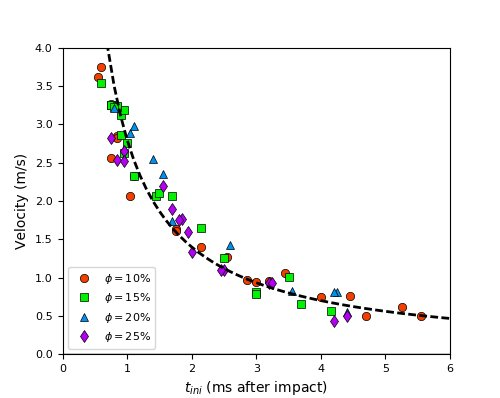
#> input picture testgrabit.jpg, 500 x 398 px
$ python example_grabit.py
#> lines starting #> are read from the running program, lines starting #| are printed output that depends on the picture; after the words box and inside, x2 and y2 are one past the last pixel; in counts of white or black regions, pixels touching at a corner belong together
"""
Created by Pascal Raux, inspired by a matlab GUI by Jacopo Seiwert


grabit: this function extracts points coordinates (x,y) from a picture
        (typically from a screenshot of a figure),
        requires as input an image or a path for the image
        then various inputs from the user (for calibration and to set the points)

if xscale (or yscale)=='log', will expect the limit of the axis as power of ten
                              and will return the value in linear space

darkerred = True converts the red component of the image into a darker tone
(useful if the points are bright red, to allow visualisation of ginput dots...)

WARNING the ginput function requires to use QT windows
(call it with %matplotlib qt5 and use %matplotlib inline to return to inline display)
options:
        xscale/yscale allow to set
        nfig allows to set the figure number displaying the image
        redcontrast enhance the contrast for bright reds in order to see the ginput points
"""

import numpy as np
import matplotlib.pyplot as plt  # figure and graphs
import skimage.io


def grabit(img, xlinear='True', ylinear='True', nfig=1, redcontrast=True):
    if type(img) == str: # img is a path else img is directly an image
        img = skimage.io.imread(img)
    if redcontrast:
        # for bright red px, reduce brightness to see the ginput points
        if img.shape[2]==3: # RGB image
            img[:,:,0] = np.where(np.logical_and(img[:,:,0]>50, img[:,:,1]<200), # bright reds (but doesnot modify the whites)
                                    img[:,:,0]/2, img[:,:,0])
        if img.shape[2]==4: # CMYK image

             img[:,:,1] = np.where(np.logical_and(img[:,:,1]<100, img[:,:,0]>200),# bright reds (but doesnot modify the whites)
                                    img[:,:,1]*2, img[:,:,1])
    plt.close(nfig)
    # give the figure dimensions proportional to the image:
    fig = plt.figure(nfig, figsize=(.8*9*img.shape[1]/float(img.shape[0]),9))
    ax = fig.add_axes([0,0,1,1])
    ax.imshow(img) # displays the image
    plt.axis('off') # remove the axis of the figure for clarity

    # calibration: how to convert px in the units of the figure?
    print('\t'*2+'Calibration of the scale in figure '+str(nfig)+':')

    if xlinear:
        limitstr =['xmin','xmax','ymin','ymax']
    else:
        limitstr =['log(xmin)','log(xmax)','ymin','ymax']
    if not(ylinear):
        limitstr[2:] =['log(ymin)','log(ymax)']
    ax.set_title('Axis calibration: '+str(limitstr)+' (right click to cancel)')
    print('\t'*2+'Click on each boundary of the axis: '+str(limitstr)+' (right click to cancel)')
    fig.show()
    axlimits = plt.ginput(4, timeout=0) # wait for the input of the four points
    calibrationpx = [axlimits[0][0],axlimits[1][0], axlimits[2][1], axlimits[3][1]] # relevent values
    calibration = np.zeros(4)
    ax.set_title('Axis calibration: please give the limits corresponding in the console')
    for i in range(4):
        calibration[i] = input('\t'*2+'What is the value corresponding to '
                               +limitstr[i]+'? ')
    #display these limits on the graph:
    for i in range(2):
        plt.plot(axlimits[i][0],axlimits[i][1], 'xg', markersize=10)
        plt.text(axlimits[i][0] + 5, axlimits[i][1] + 10,
                 limitstr[i]+' = '+str(calibration[i]), color='g')
    for i in range(2,4):
        plt.plot(axlimits[i][0],axlimits[i][1], 'xr', markersize=10)
        plt.text(axlimits[i][0] + 5, axlimits[i][1] - 5,
                 limitstr[i]+' = '+str(calibration[i]), color='r')
    fig.show()
    # build convertion fonctions
    def convertx(px):
        return calibration[0]+(px-calibrationpx[0])*(calibration[1]-calibration[0])/(calibrationpx[1]-calibrationpx[0])
    def converty(px):
        return calibration[3]+(px-calibrationpx[3])*(calibration[2]-calibration[3])/(calibrationpx[2]-calibrationpx[3])

    nb = int(input('\t'*2+'How many data set(s) do you want to extract? '))
    if nb ==0: nb =1 # default is 1 set
    Data = [] # list of data sets
    for i in range(nb):
        ax.set_title('Data extraction: Click on the data for the set '+str(i+1)+' (right click to cancel, enter to exit)')
        fig.show()
        print('\t'*2+'Click on the data for the set '+str(i+1)+' (right click to cancel, enter to exit)')
        datapx = np.array(plt.ginput(-1, timeout=0))
        result = np.zeros(datapx.shape)
        if xlinear:
            result[:,0] = convertx(datapx[:,0])
        else:
            result[:,0] = 10**convertx(datapx[:,0])
        if ylinear:
            result[:,1] = converty(datapx[:,1])
        else:
            result[:,1] = 10**converty(datapx[:,1])
        # plot the former data sets
        colorplot = [1,0,0] + np.array([-.95,0,1])*i/float(nb)
        ax.plot(datapx[:,0],datapx[:,1],'x',
                color=colorplot, markersize =10)
        ax.plot(datapx[:,0],datapx[:,1],'o',
                color=colorplot, mfc='none', markersize =5)
        Data.append(result)

    # output:
    if nb == 1:  return result # only 1 data set
    else: return Data # list of data sets


#%% example: extract the data in the image testgrabit(.png/.jpg)
plt.close()
root = './' # use instead the file of the example
imgpath = root+'testgrabit.jpg'
#imgpath = root+'testgrabit.png'
img =  skimage.io.imread(imgpath) # loads the image
#> img is the input picture: shape (398, 500, 3); mean R, G, B 246.2, 246.4, 245.9

result = grabit(imgpath) # alternatively, one can call directly grabit(img)
#> in grabit, `img[:,:,0] = np.where(np.logical_and(img[:,:,0]>50, img[:,:,1]<200),`:
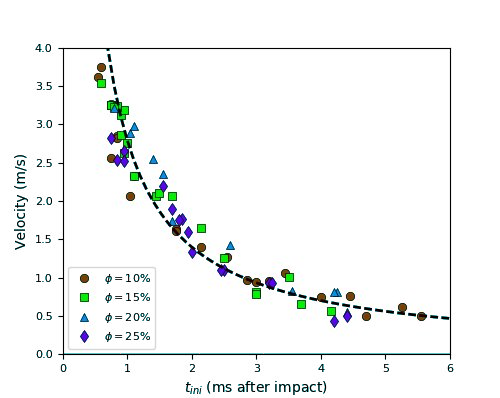
#> img: shape (398, 500, 3); 2.15% of pixels changed, all inside (x1, y1, x2, y2) = (14, 44, 454, 395)
#> (the run stopped early here; a loop or call above may not have finished)
